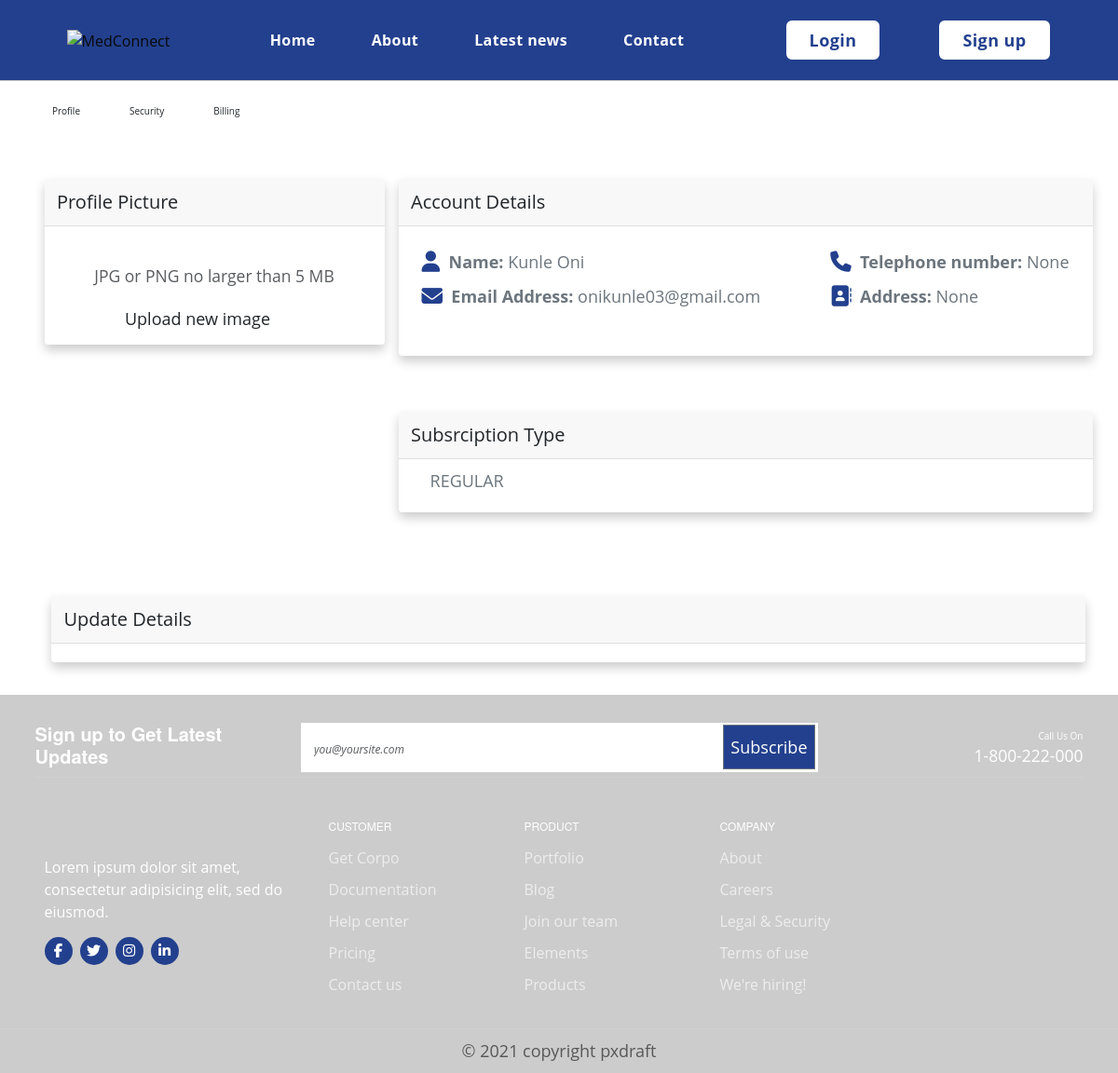
Before: /profile/Kun with the older database file.
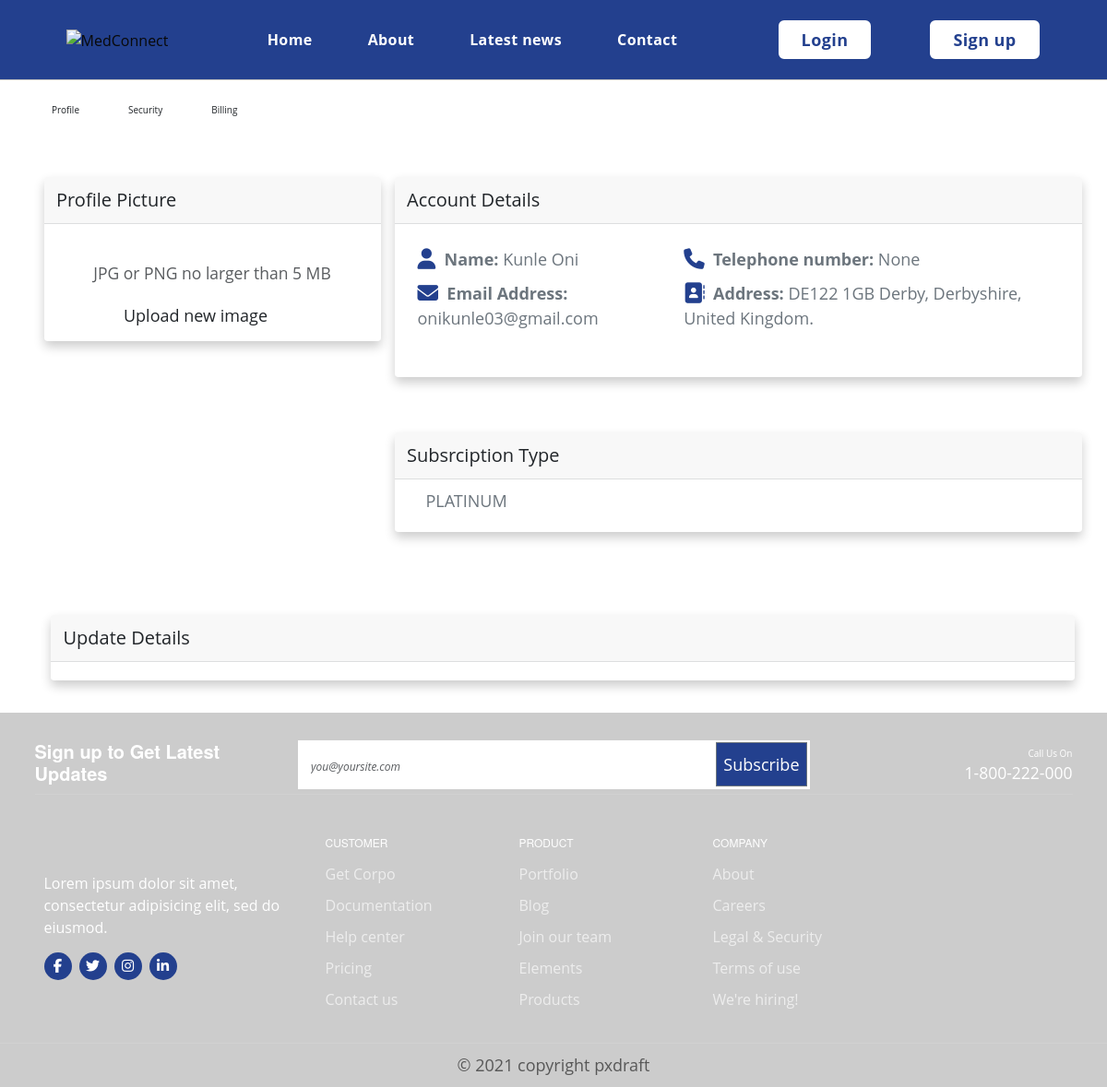
After: the same page with the newer database file.
### medconnectApp/models.py (models this page shows, shortened)
class User(AbstractBaseUser, PermissionsMixin):
    def image_upload_to(self, instance=None):
        if instance:
            return os.path.join("Users", self.username, instance)
        return None
    STATUS = (
        ('REGULAR', 'REGULAR'),
        ('GOLD', 'GOLD'),
        ('PLATINUM', 'PLATINUM'),
    )
    username = models.CharField(max_length=255, blank=True, default="")
    first_name = models.CharField(max_length=255, blank=True, default="")
    last_name = models.CharField(max_length=255, blank=True, default="")
    email = models.EmailField(max_length=255,unique=True, blank=True, default="", help_text=None)
    phone_number = models.IntegerField(blank=True, null=True)
    status = models.CharField(max_length=255, choices=STATUS, default="REGULAR")
    address = models.CharField(max_length=255, null=True)
    is_active = models.BooleanField(default=True)
    is_superuser = models.BooleanField(default=False)
    is_staff = models.BooleanField(default=False)
    date_joined = models.DateTimeField(default=timezone.now)
    last_login = models.DateTimeField(blank=True, null=True)
    image = models.ImageField(default="default/logo.jpg", upload_to=image_upload_to)
    objects = CustomUserManager()
    USERNAME_FIELD = 'email'
    EMAIL_FIELD = 'email'
    REQUIRED_FIELDS = []
    class Meta:
        verbose_name = 'User'
        verbose_name_plural = 'Users'

### medconnectApp/views.py (the view, shortened to what this page needs)
# urls.py: path('profile/<username>', views.profile, name='profile'),
def profile(request, username):
    user = get_user_model().objects.filter(username=username).first()
    if user:
        form = UserUpdateForm(instance=user)
        return render(
            request=request,
            template_name="profile.html",
            context={"form": form}
        )
    return redirect("/")

### templates/profile.html (shortened to what this page needs)
{% extends "index.html" %}
{% load static %}
{% load crispy_forms_tags %}
{% block content %}
<!DOCTYPE html>
<html lang="en">
<head>
    <link href="https://cdn.jsdelivr.net/npm/bootstrap@5.3.0/dist/css/bootstrap.min.css" rel="stylesheet">
    <link rel="stylesheet" href="{% static 'profile.css' %}" type="text/css" />
</head>
{% include 'navbar.html' %}
<div class="container">
    <div class="content-section col-lg-12 col-md-12 col-sm-12 tutorial-style">
        <form method="POST" enctype="multipart/form-data">
            <nav class="nav nav-borders">
                <a class="btn btn-nav" href="https://www.bootdey.com/snippets/view/bs5-edit-profile-account-details" target="__blank">Profile</a>
                <a class="btn btn-nav" href="{% url 'security' %}" target="__self">Security</a>
                <a class="btn btn-nav" href="{% url 'billing' %}" target="__self">Billing</a>
            </nav>
            <div class="media">
                <div class="row">
                    <div class="col">
                        <div class="card mb-4 mb-xl-0 p-0">
                            <div class="card-header">Profile Picture</div>
                            <div class="card-body text-center">
                                <div class="small font-italic text-muted mb-4">JPG or PNG no larger than 5 MB</div>
                                <button class="btn btn-nav" type="button">Upload new image</button>
                            </div>
                        </div>
                    </div>
                    <div class="col-8 m-0">
                        <div class="col">
                            <div class="card mb-4 p-0">
                                <div class="card-header">Account Details</div>
                                <div class="card-body">
                                    <div class="d-flex align-items-center justify-content-between p-4" style="padding-left: 24px; padding-right: 64px;">
                                        <div class="mb-4">
                                            <p class="text-secondary"><span class="fw-bolder"><i class="fa-solid fa-user fa-lg"></i> &nbsp;Name:</span> {{ form.instance.first_name }} {{ form.instance.last_name }}</p>
                                            <p class="text-secondary"><span class="fw-bolder"><i class="fa-sharp fa-solid fa-envelope fa-lg"></i> &nbsp;Email Address:</span> {{ form.instance.email }}</p>
                                        </div>
                                        <div class="mb-4">
                                            <p class="text-secondary"><span class="fw-bolder"><i class="fa-solid fa-phone fa-lg"></i> &nbsp;Telephone number:</span> {{ form.instance.phone_number }}</p>
                                            <p class="text-secondary"><span class="fw-bolder"><i class="fa-solid fa-address-book fa-lg"></i> &nbsp;Address:</span> {{ form.instance.address }}</p>
                                        </div>
                                    </div>
                                </div>
                            </div>
                        </div>
                        <div class="col">
                            <div class="card mb-4 p-0">
                                <div class="card-header">Subsrciption Type</div>
                                <div class="card-body">
                                    <div class="d-flex align-items-center justify-content-between" style="padding-left: 24px; padding-right: 64px;">
                                        <div>
                                            <p class="text-secondary">{{ form.instance.status }}</p>
                                        </div>
                                    </div>
                                </div>
                            </div>
                        </div>
                    </div>
                </div>
            </div>
            <div class="container mt-4">
                <div class="row">
                    <div class="col m-0">
                        <div class="card mb-4 p-0">
                            <div class="card-header">Update Details</div>
                            <div class="card-body">
                            </div>
                        </div>
                    </div>
                </div>
            </div>
        </form>
    </div>
</div>
{% endblock %}

### templates/index.html (shortened to what this page needs)
{% load static %}
<!DOCTYPE html>
<html lang="en">
<head>
    <link href="https://cdn.jsdelivr.net/npm/bootstrap@5.3.0/dist/css/bootstrap.min.css" rel="stylesheet">
    <link rel="stylesheet" href="{% static 'style.css' %}">
</head>
<body class="article-page">
{% block content %}{% endblock %}
<section>
  <footer class="footer">
    <div class="footer-top">
        <div class="container">
            <div class="footer-border-bottom pb-6 mb-5">
                <div class="row">
                    <div class="col">
                        <h2 class="text-white">
                            Sign up to Get Latest Updates
                        </h2>
                    </div>
                    <div class="col-6 m-0">
                        <form class="d-flex flex-row mb-2 p-1 bg-white input-group">
                            <input type="email" class="form-control rounded-0 border-0" placeholder="you@yoursite.com">
                            <button class="btn btn-secondary rounded-0 flex-shrink-0" style="margin-right: 0; background-color: #23408e;" type="submit">Subscribe</button>
                        </form>
                    </div>
                    <div class="col">
                        <div class="text-lg-end text-white">
                            <span class="h6">Call Us On</span><br>
                            <span class="h3">1-800-222-000</span>
                        </div>
                    </div>
                </div>
            </div>
            <div class="row">
                <div class="col-sm-6 col-lg-3 my-4">
                    <div class="mb-4">
                    </div>
                    <div class="text-white mb-4">Lorem ipsum dolor sit amet, consectetur adipisicing elit, sed do eiusmod.</div>
                    <div class="nav footer-socila-icon">
                        <a href="#">
                          <i class="fab fa-facebook-f"></i>
                        </a>
                        <a href="#">
                          <i class="fab fa-twitter"></i>
                        </a>
                        <a href="#">
                          <i class="fab fa-instagram"></i>
                        </a>
                        <a href="#">
                          <i class="fab fa-linkedin-in"></i>
                        </a>
                    </div>
                </div>
                <div class="col-sm-6 col-lg-2 my-4">
                    <h5 class="text-white h6 mb-4">Customer</h5>
                    <ul class="list-unstyled white-link footer-links text-start" style="float: left;">
                        <li>
                            <a href="#">Get Corpo</a>
                        </li>
                        <li>
                            <a href="#">Documentation</a>
                        </li>
                        <li>
                            <a href="#">Help center</a>
                        </li>
                        <li>
                            <a href="#">Pricing</a>
                        </li>
                        <li>
                            <a href="#">Contact us</a>
                        </li>
                    </ul>
                </div>
                <div class="col-sm-6 col-lg-2 my-4">
                    <h5 class="text-white h6 mb-4">Product</h5>
                    <ul class="list-unstyled white-link footer-links text-start" style="float: left;">
                        <li>
                            <a href="#">Portfolio</a>
                        </li>
                        <li>
                            <a href="#">Blog</a>
                        </li>
                        <li>
                            <a href="#">Join our team</a>
                        </li>
                        <li>
                            <a href="#">Elements</a>
                        </li>
                        <li>
                            <a href="#">Products</a>
                        </li>
                    </ul>
                </div>
                <div class="col-sm-6 col-lg-2 my-4">
                    <h5 class="text-white h6 mb-4">Company</h5>
                    <ul class="list-unstyled white-link footer-links text-start" style="float: left;">
                        <li>
                            <a href="#">About</a>
                        </li>
                        <li>
                            <a href="#">Careers</a>
                        </li>
                        <li>
                            <a href="#">Legal &amp; Security</a>
                        </li>
                        <li>
                            <a href="#">Terms of use</a>
                        </li>
                        <li>
                            <a href="#">We're hiring!</a>
                        </li>
                    </ul>
                  </div>
            </div>
        </div>
    </div>
    <div class="footer-bottom footer-border-top light py-3">
        <div class="container text-center">
            <p class="m-0">© 2021 copyright <a href="#" class="text-reset">pxdraft</a></p>
        </div>
    </div>
</footer>
</section>
</body>
</html>

### templates/navbar.html (shortened to what this page needs)
{% load static %}
<link rel="stylesheet" href="{% static 'appointment.css' %}" type="text/css" />
<header class="header">
    <div class="container-fluid">
      <div class="header-container" style="margin-left: 64px; margin-right: 64px;">
        <div class="header-logo">
          <a href="#" style="text-decoration: none;">
              <img src="" alt="MedConnect">
          </a>
        </div>
        <nav class="navbar-menu">
          <ul class="nav">
              <li class="nav-item">
                  <a href="/" class="nav-link">Home</a>
              </li>
              <li class="nav-item">
                <a href="{% url 'about' %}" class="nav-link">About</a>
              </li>
              <li class="nav-item">
                  <a href="#latest_news" class="nav-link">Latest news</a>
              </li>
              <li class="nav-item">
                  <a href="{% url 'contact' %}" class="nav-link">Contact</a>
              </li>
          </ul>
      </nav>
        <nav class="navbar-menu">
            <ul class="nav">
                {% if user.is_authenticated %}
                <li class="nav-item">
                  <a href="{% url 'logout' %}" class="button">Logout</a>
                </li>
                {% else %}
                <li class="nav-item">
                  <a href="{% url 'login' %}" class="button">Login</a>
                </li>
                <li class="nav-item">
                  <a href="{% url 'register' %}" class="button">Sign up</a>
                </li>
                {% endif %}
            </ul>
        </nav>
      </div>
    </div>
</header>
<hr width="100%" style="margin: auto;">

Changed rows visible on the page:
changed User "Kunle": instance.address "None" → "DE122 1GB Derby, Derbyshire, United Kingdom."; instance.status "REGULAR" → "PLATINUM"
